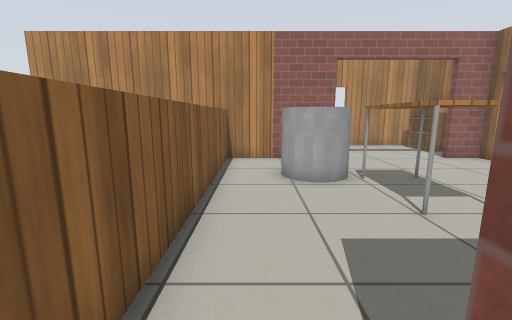
view 1 (above)

17 first-person views from a walk through a robot-simulator world made for Gazebo. The camera is 0.9 m above the floor, tilts 10° down and sees 90° across. The floor is counted in squares, 0.5 m on a side. Each view is taken from the middle of a square. On the plan, view 1 faces up. The plan holds only what a view shows up to about 15 squares ahead; the rest is blank. Robots are left out. Simple patterns stand in for the simulator's built-in surfaces.

view 2
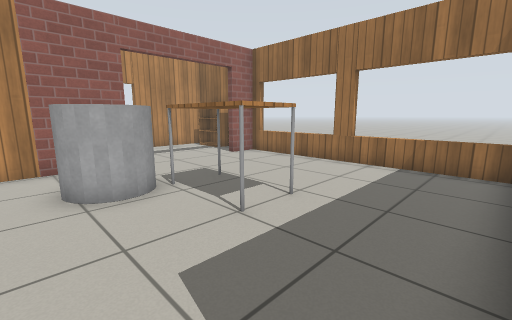

view 3
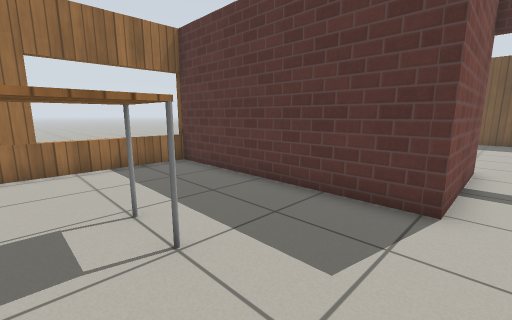

view 4
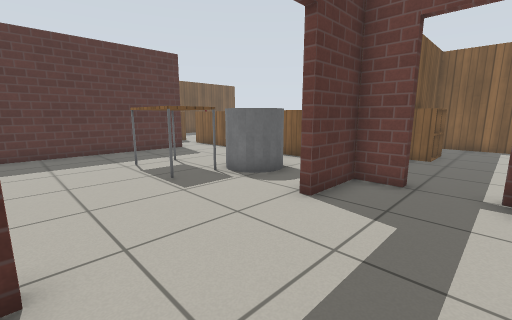

view 5
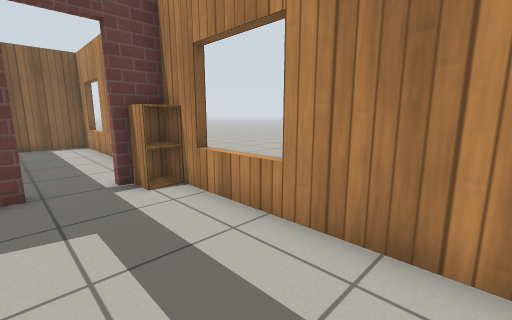

view 6
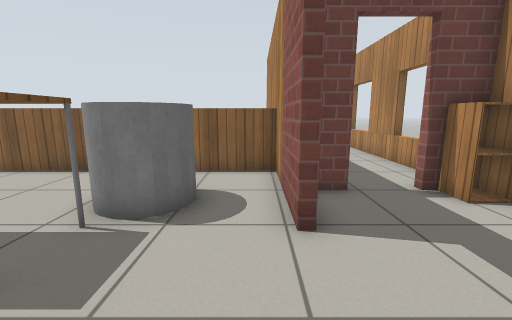

view 7
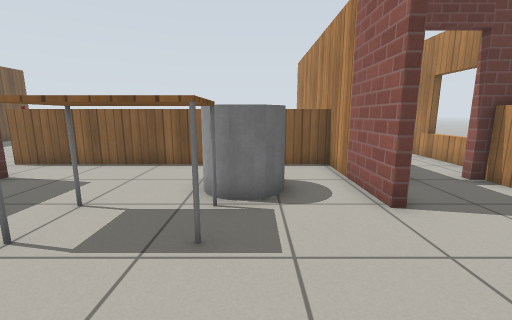

view 8
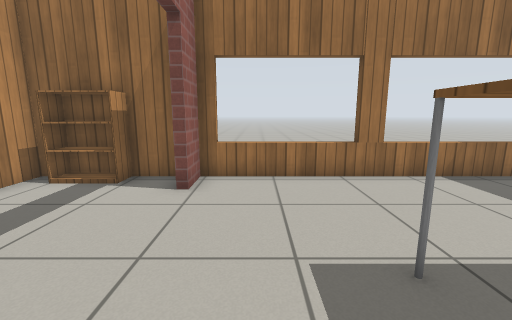

view 9
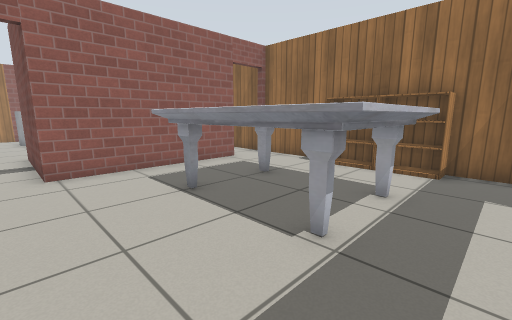

view 10
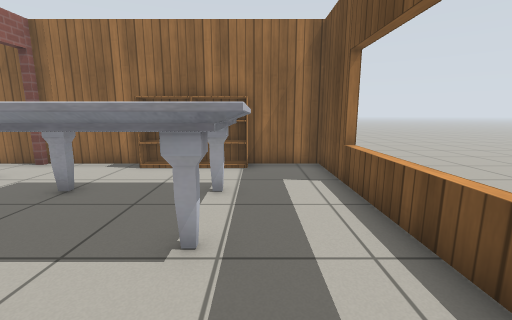

view 11
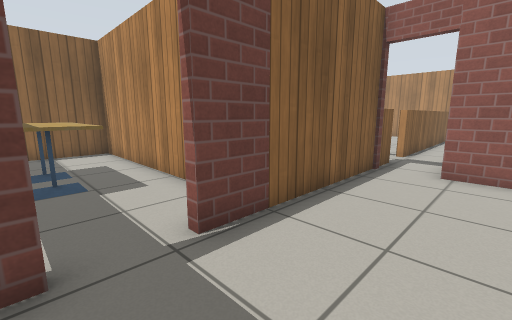

view 12
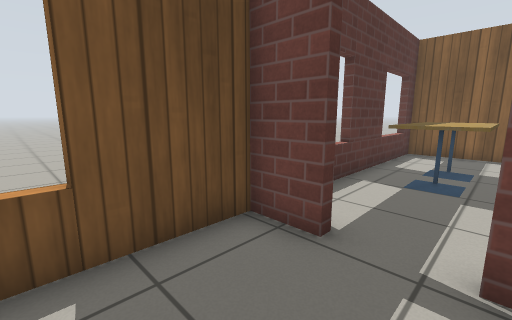

view 13
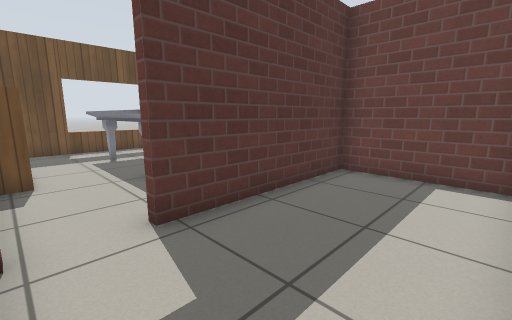

view 14
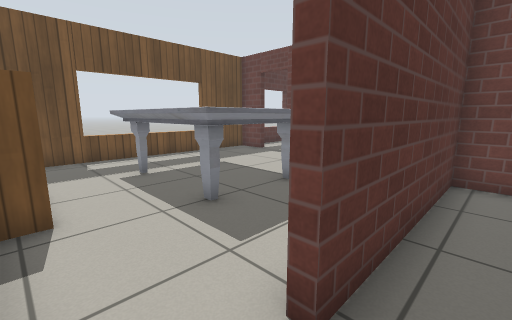

view 15
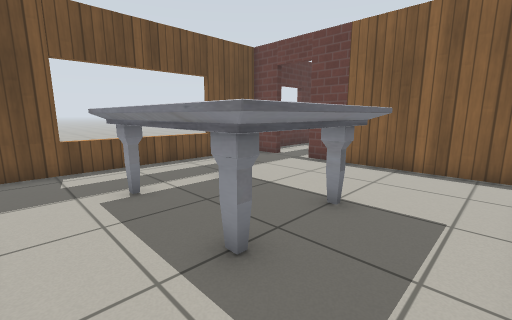

view 16
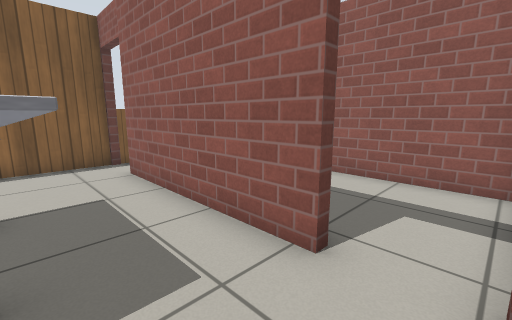

view 17
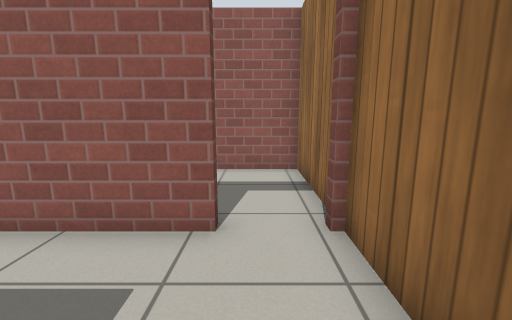

### Floor plan
Points are (right, up) in squares from view 1. A wall is a line through its corners. A room is listed if a view was taken in it or the views show most of it. See-through windows are left out.
Room 1 (views 1, 2, 3, 6, 7, 8)
walls: (3.3, 10.6) (-1.1, 10.6); (9.4, 0.6) (9.4, 10.6) (8, 10.6); (-1.2, -2.5) (-1.2, -4); (0.7, -4.3) (0.7, 0.7) (9.7, 0.7)
low walls: (-1.2, 10.8) (-1.2, -0.9)
ways out: open door at (6, 11) to room 2; opening at (-1, -2)
objects: grey cylinder (1, 7) to (3, 8); table (3, 5) to (4, 7)
Room 2 (views 4, 5)
walls: (2.6, 15.8) (2.6, 15.3); (1, 14.5) (1, 14); (1, 12.3) (1, 11) (3.3, 11); (9.4, 11.4) (9.4, 15.4) (2.5, 15.4)
ways out: open door at (6, 11) to room 1; open door at (1, 13.5) to room 5
objects: cabinet (1, 15) to (2, 15); bookshelf (9, 13) to (9, 14)
Room 3 (views 9, 10, 11, 12, 15, 16, 17)
walls: (7.4, -4.3) (0.7, -4.3); (-1.2, -12.8) (-1.2, -14.3) (9.4, -14.3) (9.4, -4.2); (-1.2, -4) (-1.2, -11.1)
ways out: open door at (8.5, -4) to room 4; open door at (-1, -11.5) to room 6; open door at (-0.5, -4)
objects: marble table (3, -12) to (6, -7); bookshelf (9, -11) to (9, -10); bookshelf (9, -9) to (9, -8)
Room 4 (views 13, 14)
walls: (1, 0.3) (1, -3.9) (7.4, -3.9); (9.4, -3.9) (9.4, 0.5) (5, 0.5)
ways out: open door at (8.5, -4) to room 3
Room 5 (no view inside)
walls: (-3, 15.8) (-3, 15.3); (-0.9, 15.4) (-8.7, 15.4) (-8.7, 11) (-5.4, 11); (-7.6, 15.8) (-7.6, 15.3)
ways out: open door at (1, 13.5) to room 2
objects: cabinet (-5, 11) to (-5, 12); cabinet (-4, 11) to (-4, 12)
Room 6 (no view inside)
walls: (-4.3, -9.4) (-11.4, -9.4) (-11.4, -14.3) (-3.4, -14.3)
ways out: open door at (-1, -11.5) to room 3
objects: cafe table (-8, -13) to (-7, -12); cafe table (-6, -13) to (-5, -12)

Where each view was taken, in squares from view 1:
view 1: 0 up, 0 right, facing up
view 2: 1 up, 0 right, facing up-right
view 3: 6 up, 0 right, facing down-right
view 4: 14 up, 8 right, facing down-left
view 5: 12 up, 8 right, facing up-left
view 6: 10 up, 7 right, facing left
view 7: 8 up, 8 right, facing left
view 8: 9 up, 2 right, facing right
view 9: 13 down, 0 right, facing up-right
view 10: 12 down, 0 right, facing right
view 11: 13 down, 2 right, facing up-left
view 12: 11 down, 2 right, facing down-left
view 13: 0 up, 9 right, facing down-left
view 14: 3 down, 9 right, facing down-left
view 15: 5 down, 8 right, facing down-left
view 16: 7 down, 9 right, facing up-left
view 17: 8 down, 8 right, facing up
